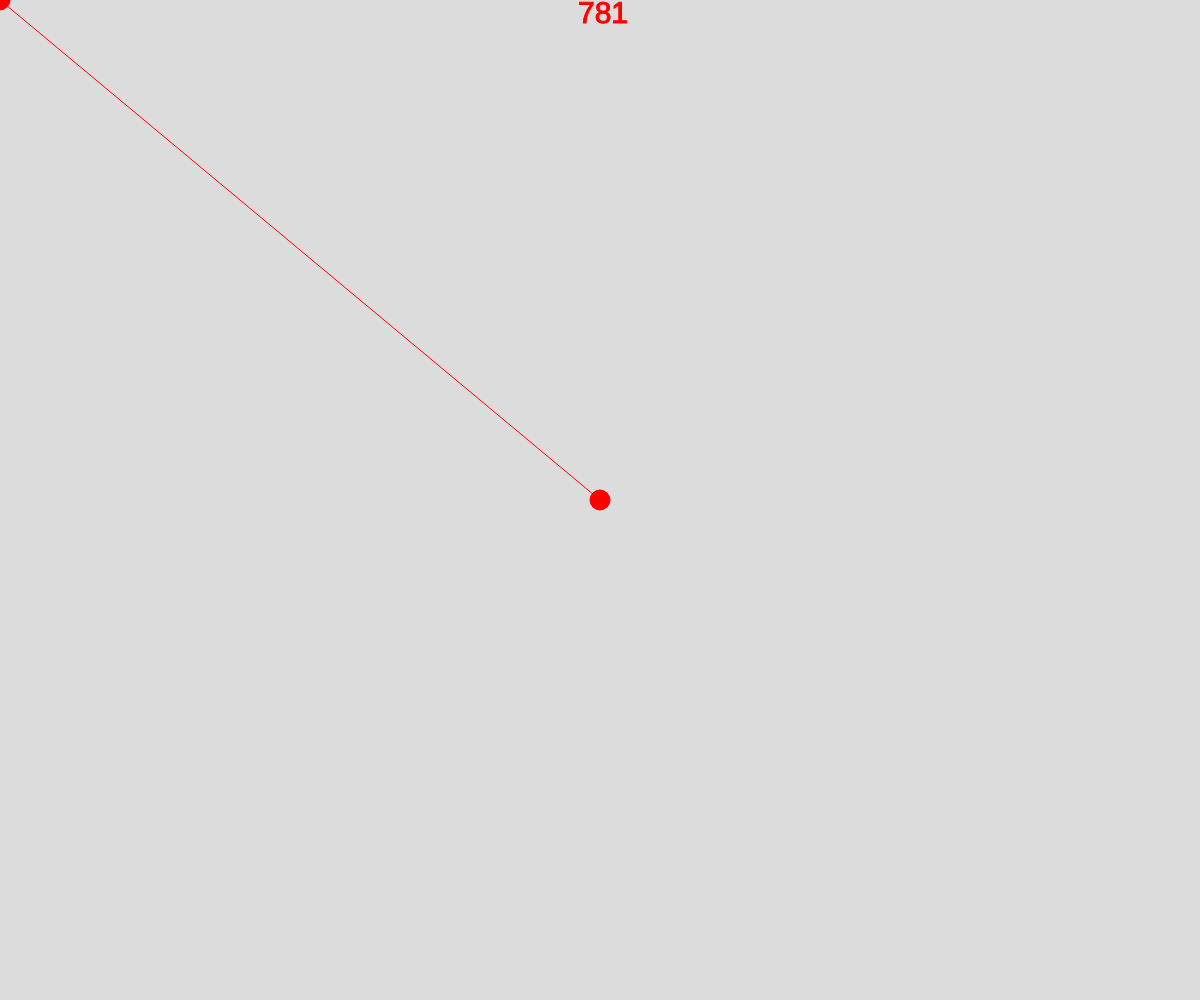
Frame 1 (no input)
Frame 60 (no input): identical to frame 1, image omitted
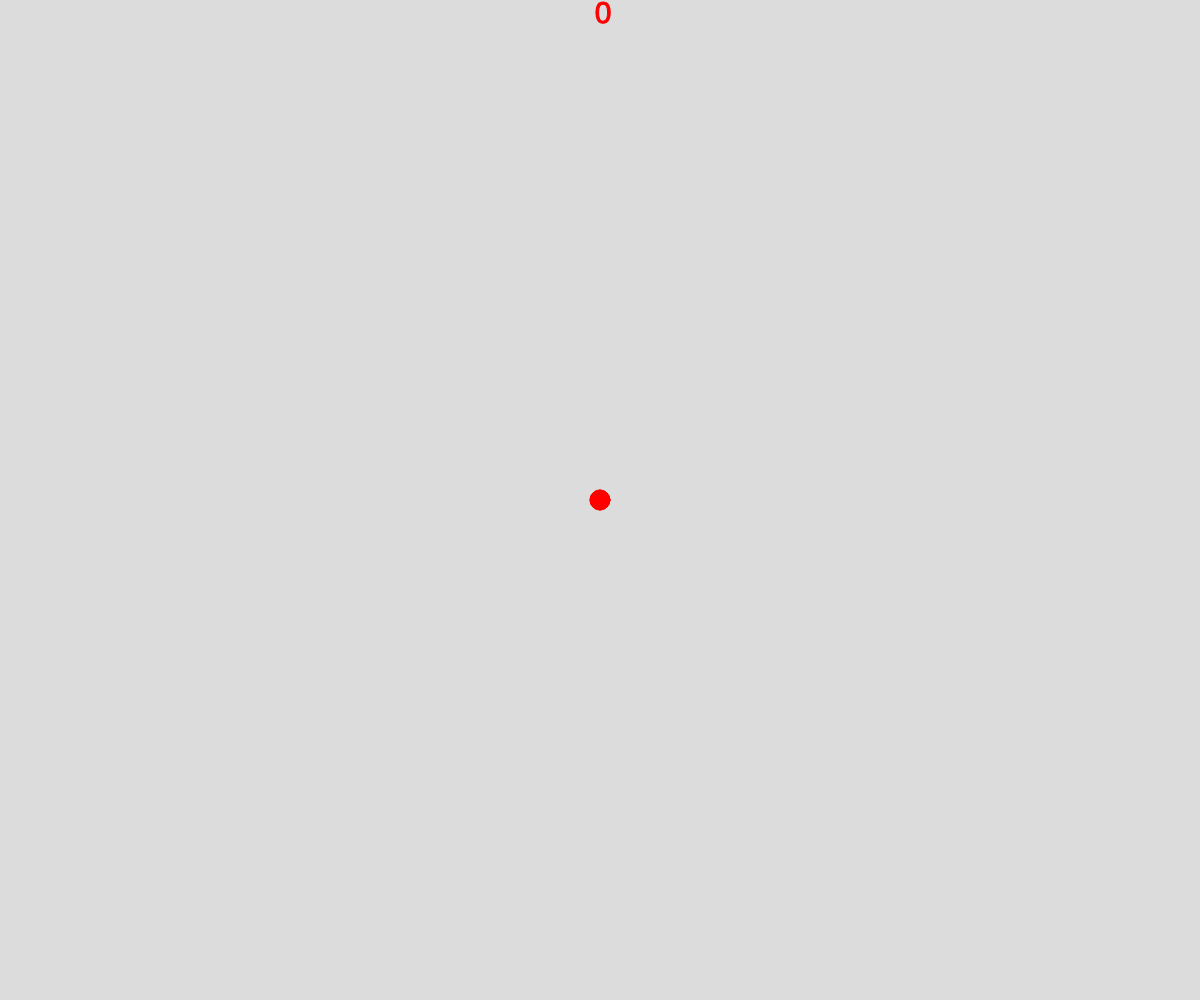
Frame 120 (the mouse pressed at the canvas centre since frame 60)

The p5.js sketch that drew these frames (run headless with seeded random() and noise() and a simulated clock; from frame 60 on, the mouse is pressed at the canvas centre):

// p5.js sketch
// ── sketch.js
// Mouse Distance
// Lukas Scrobe
// Sept 20, 2023
//using arrays, maths, functions, + scroll wheel

//Globals
let colourArray = [];
let colourIndex = 0;

function createColours() {
  colourArray.push(color("red"));
  colourArray.push(color(200, 150, 100));
  colourArray.push(color("midnightblue"));
}

function mouseDistance(x1, y1, x2, y2) {
  let a = Math.abs(x1 - x2);
  let b = Math.abs(y1 - y2);
  let c = Math.sqrt(a * a + b * b);
  return c;
}

function drawNodes() {
  fill(colourArray[colourIndex]);
  stroke(colourArray[colourIndex]);
  circle(width / 2, height / 2, 20);
  circle(mouseX, mouseY, 20);
  line(width / 2, height / 2, mouseX, mouseY);
  let d = mouseDistance(mouseX, mouseY, width / 2, height / 2);
  textSize(30);
  textAlign(CENTER);
  text(round(d, 1), width / 2, height * 0, 6);
}

function mouseWheel(event) {
  // up is -, down is +
  print(event.delta);
  if (event.delta < 0) {
    colourIndex += 1;
    if (colourIndex > colourArray.length - 1) {
      colourIndex = 0;
    }
  }
}

function setup() {
  createCanvas(windowWidth, windowHeight);
  createColours();
}

function draw() {
  background(220);
  drawNodes();
}
